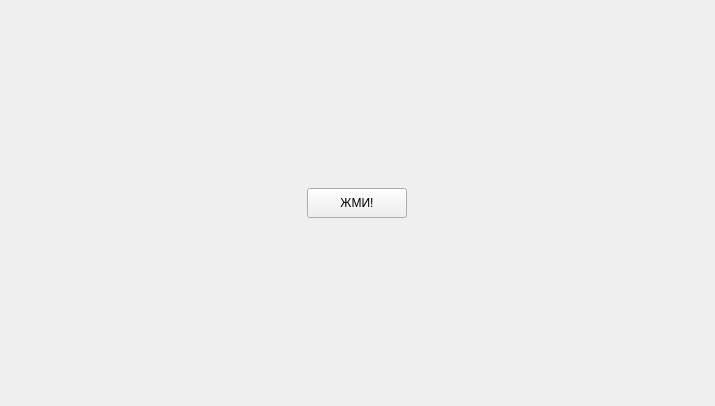
<?xml version="1.0" encoding="UTF-8"?>
<ui version="4.0">
 <class>Form</class>
 <widget class="QWidget" name="Form">
  <property name="geometry">
   <rect>
    <x>0</x>
    <y>0</y>
    <width>715</width>
    <height>406</height>
   </rect>
  </property>
  <property name="windowTitle">
   <string>Form</string>
  </property>
  <layout class="QGridLayout" name="gridLayout">
   <item row="0" column="0">
    <widget class="QPushButton" name="pushButton">
     <property name="maximumSize">
      <size>
       <width>100</width>
       <height>30</height>
      </size>
     </property>
     <property name="text">
      <string>ЖМИ!</string>
     </property>
    </widget>
   </item>
  </layout>
 </widget>
 <resources/>
 <connections/>
</ui>
